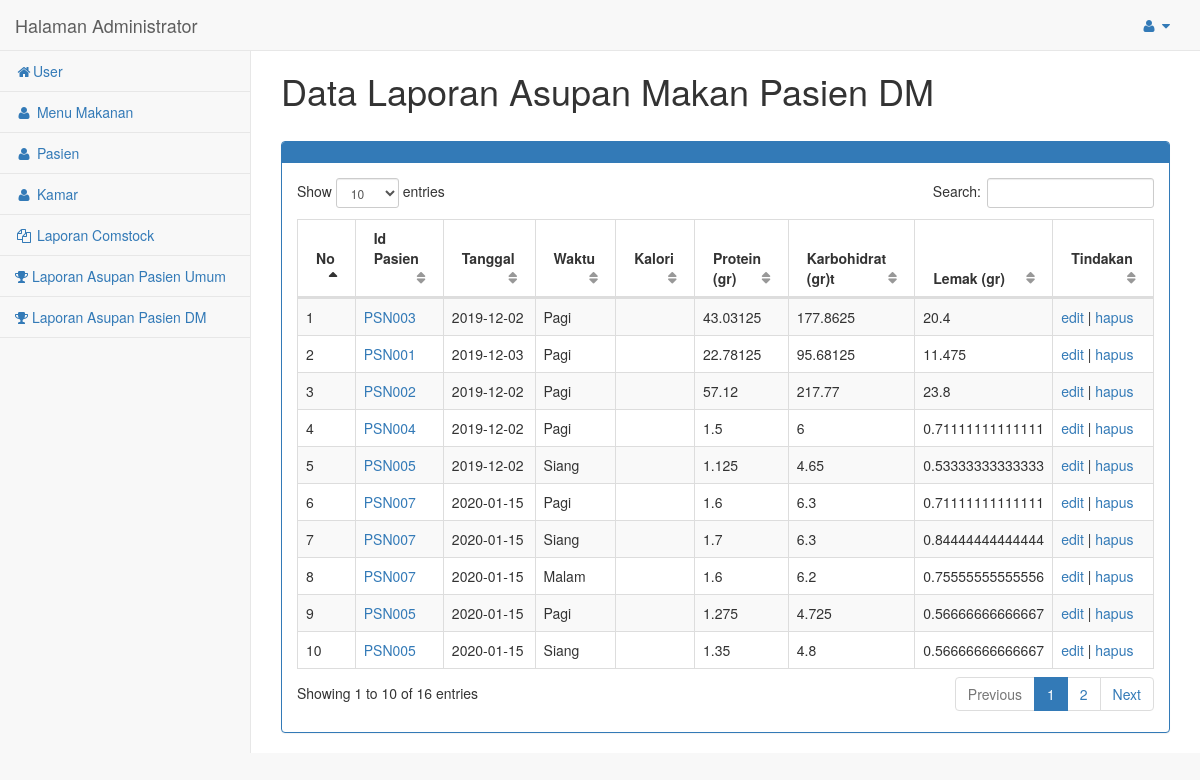
Page /admin/psdm/index.php (signed in) on the committed database.
### tables this page shows
CREATE TABLE `pasiendm` (
  `id` int(8) NOT NULL,
  `id_pasien` varchar(8) NOT NULL,
  `tanggal` date NOT NULL,
  `waktu` varchar(6) NOT NULL,
  `kalori` double NOT NULL,
  `protein` double NOT NULL,
  `karbo` double NOT NULL,
  `lemak` double NOT NULL,
  `protein_gr` double NOT NULL,
  `karbo_gr` double NOT NULL,
  `lemak_gr` double NOT NULL
);

### admin/psdm/functions.php (called while the page is built, shortened)
<?php
include '../koneksi.php';
function tampil($query){
	global $conn;
	$i=mysqli_query($conn,$query);
	$rows=[];
	while ( $row=mysqli_fetch_assoc($i)) {
		$rows[]=$row;
	}
	return $rows;
}
?>

### admin/psdm/index.php (the view, shortened to what this page needs)
<?php
$pasiendm=tampil("SELECT * FROM pasiendm");
?>
<!DOCTYPE html>
<html>
<head>
    <link href="../vendor/bootstrap/css/bootstrap.min.css" rel="stylesheet">
    <link href="../vendor/metisMenu/metisMenu.min.css" rel="stylesheet">
    <link href="../vendor/datatables-plugins/dataTables.bootstrap.css" rel="stylesheet">
    <link href="../vendor/datatables-responsive/dataTables.responsive.css" rel="stylesheet">
    <link href="../dist/css/sb-admin-2.css" rel="stylesheet">
    <link href="../vendor/font-awesome/css/font-awesome.min.css" rel="stylesheet" type="text/css">
</head>
<body>
	<div id="page-wrapper">
            <div class="row">
                <div class="col-lg-12">
                	<h1>Data Laporan Asupan Makan Pasien DM</h1>
                	<br>
                    <div class="panel panel-primary">
                        <div class="panel-heading">
                        </div>
						<div class="panel-body">
							<table width="100%" class="table table-striped table-bordered table-hover" id="dataTables-example">
								<thead>
								<tr>
									<th>No</th>
									<th>Id Pasien</th>
                                    <th>Tanggal</th>
                                    <th>Waktu</th>
                                    <th>Kalori</th>
                                    <th>Protein (gr)</th>
                                    <th>Karbohidrat (gr)t</th>
                                    <th>Lemak (gr)</th>
                                    <th>Tindakan</th>
								</tr>
								</thead>
								<tbody>
								<?php
								$no=0;
								foreach ($pasiendm as $g) {
								$no++;
								?>
								<tr>
									<td><?php echo $no; ?></td>
                                    <td><a href="detail_laporan.php?id_pasien=<?php echo $g["id_pasien"]; ?>"><?php echo $g["id_pasien"]; ?></a></td>
                                    <td><?php echo $g["tanggal"]; ?></td>
                                    <td><?php echo $g["waktu"]; ?></td>
                                    <td><?php echo $g["total_energi"]; ?></td>
                                    <td><?php echo $g["protein_gr"]; ?></td>
                                    <td><?php echo $g["karbo_gr"]; ?></td>
                                    <td><?php echo $g["lemak_gr"]; ?></td>
									<td>
                                    <a href="edit.php?id=<?php echo $g["id"]; ?>">edit</a> |
                                        <a href="hapus.php?id=<?php echo $g["id"]; ?>" onclick="return confirm('apakah anda yakin ingin menghapus ini')">hapus</a>
								</tr>
								<?php } ?>
								</tbody>
							</table>
						</div>
			 			</div>
					</div>
				</div>
			</div>
</body>
</html>

### rows in the picture
pasiendm: id_pasien "PSN003", tanggal "2019-12-02", waktu "Pagi", protein_gr "43.03125", karbo_gr "177.8625", lemak_gr "20.4"
pasiendm: id_pasien "PSN001", tanggal "2019-12-03", waktu "Pagi", protein_gr "22.78125", karbo_gr "95.68125", lemak_gr "11.475"
pasiendm: id_pasien "PSN002", tanggal "2019-12-02", waktu "Pagi", protein_gr "57.12", karbo_gr "217.77", lemak_gr "23.8"
pasiendm: id_pasien "PSN004", tanggal "2019-12-02", waktu "Pagi", protein_gr "1.5", karbo_gr "6", lemak_gr "0.71111111111111"
pasiendm: id_pasien "PSN005", tanggal "2019-12-02", waktu "Siang", protein_gr "1.125", karbo_gr "4.65", lemak_gr "0.53333333333333"
pasiendm: id_pasien "PSN007", tanggal "2020-01-15", waktu "Pagi", protein_gr "1.6", karbo_gr "6.3", lemak_gr "0.71111111111111"
pasiendm: id_pasien "PSN007", tanggal "2020-01-15", waktu "Siang", protein_gr "1.7", karbo_gr "6.3", lemak_gr "0.84444444444444"
pasiendm: id_pasien "PSN007", tanggal "2020-01-15", waktu "Malam", protein_gr "1.6", karbo_gr "6.2", lemak_gr "0.75555555555556"
pasiendm: id_pasien "PSN005", tanggal "2020-01-15", waktu "Pagi", protein_gr "1.275", karbo_gr "4.725", lemak_gr "0.56666666666667"
pasiendm: id_pasien "PSN005", tanggal "2020-01-15", waktu "Siang", protein_gr "1.35", karbo_gr "4.8", lemak_gr "0.56666666666667"
